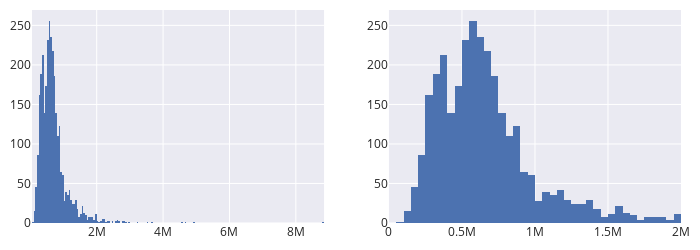

The code cell stored with this chart in its notebook:
### Markdown cell above
**Example: San Francisco Housing Price Distribution.**
Let's improve the plot of housing prices. In the plot below, we've put the
default histogram on the left. On the right, we've excluded houses that cost
over \$200,000 by adjusting the x-axis limits. 
The shape of the distribution for the bulk of the houses is much clearer in 
this plot.
For instance, we can more easily observe the skewness of the main mode.

### Code cell
left = px.histogram(sfh, x='price')
right = px.histogram(sfh, x='price')

fig = left_right(left, right, height=250)
fig.update_xaxes(range=[0, 2e6], row=1, col=2)

### Figure 1 — Plotly figure (JSON) as saved in the notebook; plotly's stock layout.template omitted (floating-point values rounded to 4 significant figures; data arrays with more than 128 entries replaced by an {"elided": "..."} marker saying what was removed)
{"data": [{"alignmentgroup": "True", "hovertemplate": "price=%{x}<br>count=%{y}<extra></extra>", "legendgroup": "", "marker": {"color": "rgb(76,114,176)", "pattern": {"shape": ""}}, "name": "", "offsetgroup": "", "orientation": "v", "showlegend": false, "type": "histogram", "x": {"elided": "3065 int values"}, "xaxis": "x", "yaxis": "y"}, {"alignmentgroup": "True", "hovertemplate": "price=%{x}<br>count=%{y}<extra></extra>", "legendgroup": "", "marker": {"color": "rgb(76,114,176)", "pattern": {"shape": ""}}, "name": "", "offsetgroup": "", "orientation": "v", "showlegend": false, "type": "histogram", "x": {"elided": "3065 int values"}, "xaxis": "x2", "yaxis": "y2"}], "layout": {"height": 250, "width": 700, "xaxis": {"anchor": "y", "autorange": true, "domain": [0, 0.45], "range": [50000.0, 8850000.0], "type": "linear"}, "xaxis2": {"anchor": "y2", "domain": [0.55, 1], "range": [0, 2000000], "type": "linear"}, "yaxis": {"anchor": "x", "autorange": true, "domain": [0, 1], "range": [0, 269.5]}, "yaxis2": {"anchor": "x2", "autorange": true, "domain": [0, 1], "range": [0, 269.5]}}}
